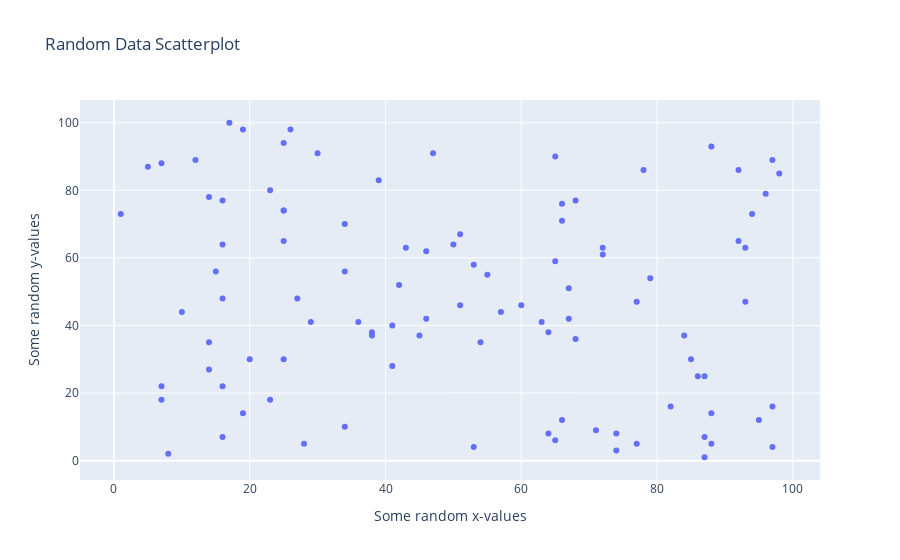

This figure's notebook cell:
### Markdown cell above
# Scatter plot

### Code cell
# 100 random integers from <1,100>
random_x = np.random.randint(1,101,100)
random_y = np.random.randint(1,101,100)

# create the data
data = [go.Scatter(
    x = random_x,
    y = random_y,
    mode = 'markers',
)]

# create the layout 
layout = go.Layout(
    title = 'Random Data Scatterplot', # Graph title
    xaxis = dict(title = 'Some random x-values'), # x-axis label
    yaxis = dict(title = 'Some random y-values'), # y-axis label
    hovermode ='closest' # handles multiple points landing on the same vertical
)

# create the figure
fig = go.Figure(data=data, layout=layout)
fig.show()

### Figure 1 — Plotly figure (JSON) as saved in the notebook; plotly's stock layout.template omitted (floating-point values rounded to 4 significant figures)
{"data": [{"mode": "markers", "type": "scatter", "x": [7, 64, 79, 87, 92, 36, 30, 94, 74, 50, 26, 14, 28, 10, 15, 68, 54, 93, 95, 88, 88, 64, 87, 46, 16, 12, 72, 82, 67, 97, 16, 42, 65, 74, 38, 55, 53, 98, 97, 19, 25, 86, 92, 27, 41, 51, 77, 85, 96, 41, 16, 63, 8, 38, 51, 23, 39, 25, 66, 53, 67, 68, 77, 5, 78, 1, 34, 16, 7, 20, 7, 45, 66, 93, 34, 84, 34, 47, 25, 19, 66, 43, 87, 60, 25, 17, 23, 65, 16, 72, 65, 14, 88, 25, 29, 97, 71, 46, 57, 14], "y": [22, 8, 54, 25, 86, 41, 91, 73, 3, 64, 98, 35, 5, 44, 56, 36, 35, 47, 12, 5, 93, 38, 1, 62, 64, 89, 61, 16, 51, 16, 7, 52, 59, 8, 38, 55, 58, 85, 89, 14, 94, 25, 65, 48, 40, 67, 5, 30, 79, 28, 22, 41, 2, 37, 46, 18, 83, 65, 76, 4, 42, 77, 47, 87, 86, 73, 56, 77, 88, 30, 18, 37, 71, 63, 10, 37, 70, 91, 74, 98, 12, 63, 7, 46, 30, 100, 80, 6, 48, 63, 90, 27, 14, 74, 41, 4, 9, 42, 44, 78]}], "layout": {"hovermode": "closest", "title": {"text": "Random Data Scatterplot"}, "xaxis": {"title": {"text": "Some random x-values"}}, "yaxis": {"title": {"text": "Some random y-values"}}}}
